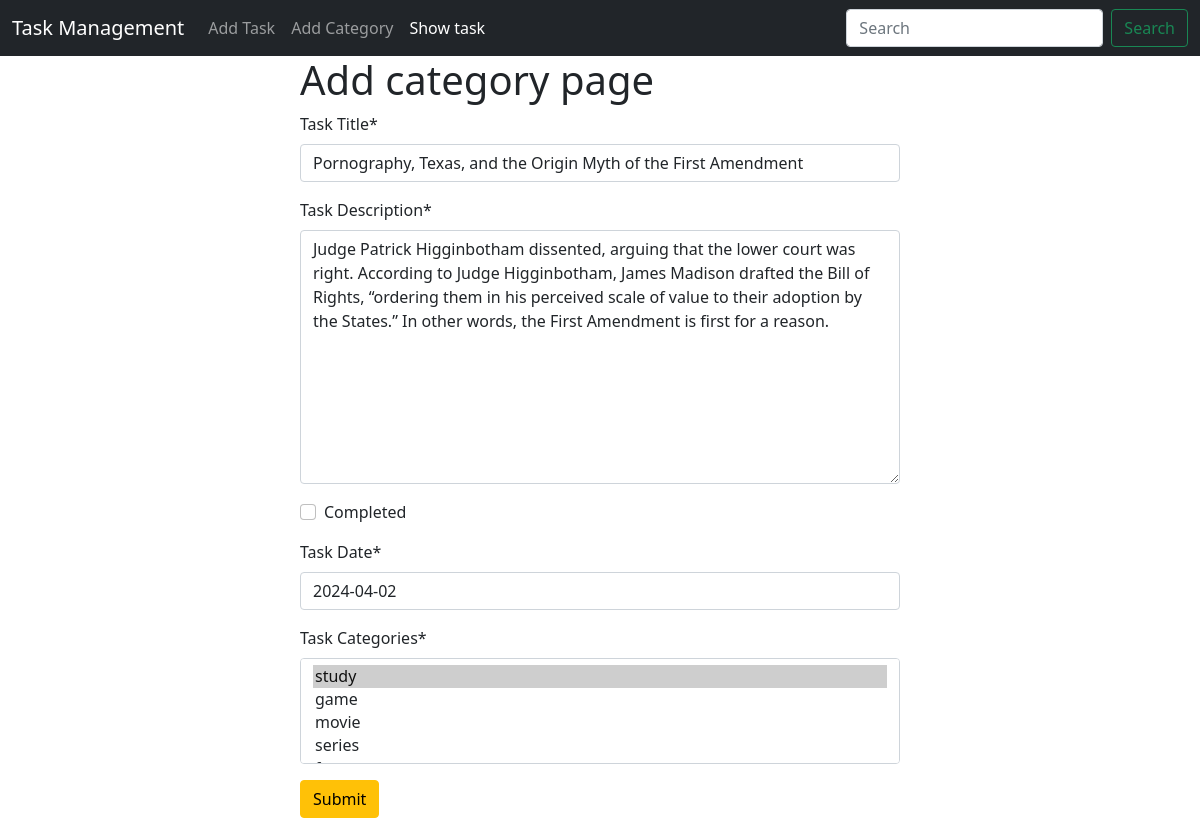
/task/edit/11, run on the app's committed database.
### task/models.py (models this page shows, shortened)
class TaskModel(models.Model):
    taskTitle = models.CharField(max_length=255, verbose_name="Task Title")
    taskDescription = models.TextField(verbose_name="Task Description")
    is_completed = models.BooleanField(default=False, verbose_name="Completed")
    taskAssignDate = models.DateField(verbose_name="Task Date")
    categories = models.ManyToManyField(TaskCategory, verbose_name="Task Categories")

### task/views.py (the view, shortened to what this page needs)
# urls.py: path('edit/<int:id>', views.edit_task, name='edit_task'),
def edit_task(request, id):
    task = models.TaskModel.objects.get(pk=id)
    task_form = forms.TaskForm(instance=task)
    return render(request, 'add_task.html', {'form' : task_form})

### task/forms.py
class TaskForm(forms.ModelForm):
    class Meta:
        model = TaskModel
        fields = '__all__'

### category/models.py (called while the page is built)
    def __str__(self):
        return self.name

### task/templates/add_task.html (shortened to what this page needs)
{% extends 'base.html' %}
{% load crispy_forms_tags %}
{% block content %}
<form style="width:50% ; margin : auto" method="post">
    <h1>Add category page</h1>
    {{form | crispy}}
    <button class="btn btn-warning">Submit</button>
</form>
{% endblock %}

### data on the page
TaskModel: taskTitle "Pornography, Texas, and the Origin Myth of the First Amendment", taskDescription "Judge Patrick Higginbotham dissented, arguing that the lower court was right. According to Judge Higginbotham, James Madison drafted the Bill of Rights, “ordering them in his perceived scale of value to their adoption by the States.” In other words, the First Amendment is first for a reason.", taskAssignDate "2024-04-02"
